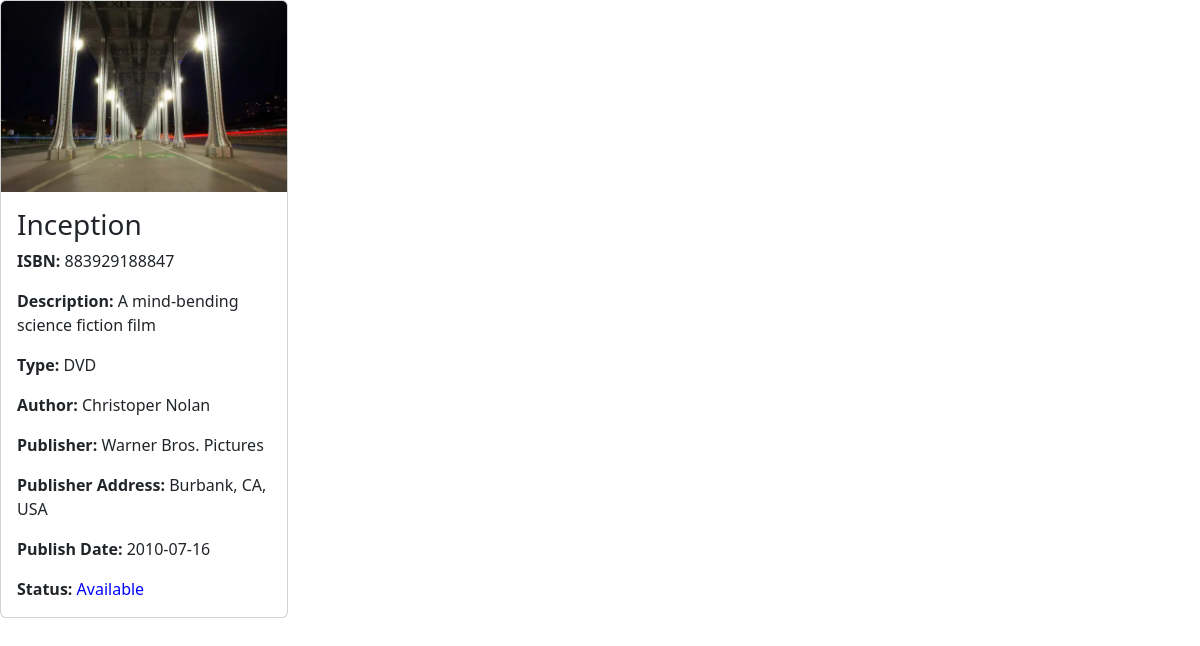
Page /details.php?id=6 on the committed database.
### tables this page shows
CREATE TABLE `library` (
  `id` int(11) NOT NULL,
  `title` varchar(255) NOT NULL,
  `image` varchar(255) NOT NULL,
  `ISBN` varchar(13) NOT NULL,
  `short_description` varchar(255) NOT NULL,
  `type` enum('book','CD','DVD') DEFAULT NULL,
  `author_first_name` varchar(100) NOT NULL,
  `author_last_name` varchar(100) NOT NULL,
  `publisher_name` varchar(100) NOT NULL,
  `publisher_address` varchar(255) DEFAULT NULL,
  `publish_date` date DEFAULT NULL
);

### details.php (the view, shortened to what this page needs)
<!DOCTYPE html>
<html>
<head>
<link href="https://cdn.jsdelivr.net/npm/bootstrap@5.3.0/dist/css/bootstrap.min.css" rel="stylesheet">
</head>
<body>
<?php
if (isset($_GET["id"])) {
    $servername = "localhost";
    $username = "root";
    $password = "";
    $dbname = "be19_cr4_leonasako_biglibrary";
    $conn = new mysqli($servername, $username, $password, $dbname);
    $id = $_GET["id"];
    $sql = "SELECT * FROM library WHERE id = $id";
    $result = $conn->query($sql);
    if ($result->num_rows > 0) {
        $row = $result->fetch_assoc();
        $imagePath = "images/" . $row["image"];
        $status = (rand(0, 1) == 1) ? "Available" : "Reserved";
?>
<div class="card m-2c" style="width: 18rem;">
    <img src="<?php echo $imagePath; ?>" class="card-img-top" alt="<?php echo $row["title"]; ?>" style="width: 100%; max-height: 250px;">
    <div class="card-body">
        <h3 class="card-title"><?php echo $row["title"]; ?></h3>
        <p class="card-text"><strong>ISBN:</strong> <?php echo $row["ISBN"]; ?></p>
        <p class="card-text"><strong>Description:</strong> <?php echo $row["short_description"]; ?></p>
        <p class="card-text"><strong>Type:</strong> <?php echo $row["type"]; ?></p>
        <p class="card-text"><strong>Author:</strong> <?php echo $row["author_first_name"] . " " . $row["author_last_name"]; ?></p>
        <p class="card-text"><strong>Publisher:</strong> <?php echo $row["publisher_name"]; ?></p>
        <p class="card-text"><strong>Publisher Address:</strong> <?php echo $row["publisher_address"]; ?></p>
        <p class="card-text"><strong>Publish Date:</strong> <?php echo $row["publish_date"]; ?></p>
        <p class="card-text"><strong>Status:</strong> <span class="<?php echo ($status === "Available") ? 'available' : 'reserved'; ?>"><?php echo $status; ?></span></p>
    </div>
</div>
<?php
    } else {
        echo "Book/CD/DVD not found.";
    }
} else {
    echo "Invalid request.";
}
?>
</body>
</html>

### details.php (style rules this page uses)
.available { color: blue; }

### rows in the picture
library: image (picture), title "Inception", ISBN "883929188847", short_description "A mind-bending science fiction film", type "DVD", author_first_name "Christoper", author_last_name "Nolan", publisher_name "Warner Bros. Pictures", publisher_address "Burbank, CA, USA", publish_date "2010-07-16"
